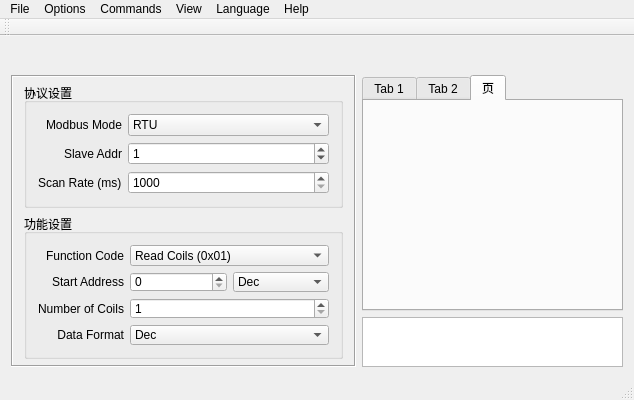
<?xml version="1.0" encoding="UTF-8"?>
<ui version="4.0">
 <class>ModbusWindow</class>
 <widget class="QMainWindow" name="ModbusWindow">
  <property name="geometry">
   <rect>
    <x>0</x>
    <y>0</y>
    <width>634</width>
    <height>400</height>
   </rect>
  </property>
  <property name="minimumSize">
   <size>
    <width>500</width>
    <height>400</height>
   </size>
  </property>
  <property name="windowTitle">
   <string>Libra_Modbus</string>
  </property>
  <property name="windowIcon">
   <iconset resource="../3rdparty/modmaster/icons/icons.qrc">
    <normaloff>:/icons/connect-24.png</normaloff>:/icons/connect-24.png</iconset>
  </property>
  <widget class="QWidget" name="centralWidget">
   <layout class="QVBoxLayout" name="verticalLayout" stretch="1,0">
    <item>
     <widget class="InfoBar" name="infobar">
      <property name="maximumSize">
       <size>
        <width>16777215</width>
        <height>32</height>
       </size>
      </property>
      <layout class="QHBoxLayout" name="horizontalLayout_2"/>
     </widget>
    </item>
    <item>
     <layout class="QHBoxLayout" name="horizontalLayout_6" stretch="2,3">
      <item>
       <widget class="QFrame" name="frame_1">
        <property name="minimumSize">
         <size>
          <width>0</width>
          <height>36</height>
         </size>
        </property>
        <property name="frameShape">
         <enum>QFrame::Box</enum>
        </property>
        <property name="frameShadow">
         <enum>QFrame::Sunken</enum>
        </property>
        <layout class="QVBoxLayout" name="verticalLayout_3">
         <property name="topMargin">
          <number>6</number>
         </property>
         <property name="bottomMargin">
          <number>6</number>
         </property>
         <item>
          <widget class="QGroupBox" name="groupBox">
           <property name="title">
            <string>协议设置</string>
           </property>
           <layout class="QVBoxLayout" name="verticalLayout_4">
            <item>
             <layout class="QGridLayout" name="gridLayout" columnstretch="1,3">
              <item row="0" column="0">
               <widget class="QLabel" name="lblModbusMode">
                <property name="text">
                 <string>Modbus Mode</string>
                </property>
                <property name="alignment">
                 <set>Qt::AlignRight|Qt::AlignTrailing|Qt::AlignVCenter</set>
                </property>
                <property name="buddy">
                 <cstring>cmbModbusMode</cstring>
                </property>
               </widget>
              </item>
              <item row="0" column="1">
               <widget class="QComboBox" name="cmbModbusMode">
                <item>
                 <property name="text">
                  <string notr="true">RTU</string>
                 </property>
                </item>
                <item>
                 <property name="text">
                  <string notr="true">TCP</string>
                 </property>
                </item>
               </widget>
              </item>
              <item row="1" column="0">
               <widget class="QLabel" name="lblSlave">
                <property name="text">
                 <string>Slave Addr</string>
                </property>
                <property name="alignment">
                 <set>Qt::AlignRight|Qt::AlignTrailing|Qt::AlignVCenter</set>
                </property>
                <property name="buddy">
                 <cstring>sbSlaveID</cstring>
                </property>
               </widget>
              </item>
              <item row="1" column="1">
               <widget class="QSpinBox" name="sbSlaveID">
                <property name="minimum">
                 <number>0</number>
                </property>
                <property name="maximum">
                 <number>255</number>
                </property>
                <property name="value">
                 <number>1</number>
                </property>
               </widget>
              </item>
              <item row="2" column="0">
               <widget class="QLabel" name="lblScan">
                <property name="text">
                 <string>Scan Rate (ms)</string>
                </property>
               </widget>
              </item>
              <item row="2" column="1">
               <widget class="QSpinBox" name="spInterval">
                <property name="minimum">
                 <number>1000</number>
                </property>
                <property name="maximum">
                 <number>10000</number>
                </property>
                <property name="singleStep">
                 <number>500</number>
                </property>
               </widget>
              </item>
             </layout>
            </item>
           </layout>
          </widget>
         </item>
         <item>
          <widget class="QGroupBox" name="groupBox_2">
           <property name="title">
            <string>功能设置</string>
           </property>
           <layout class="QVBoxLayout" name="verticalLayout_5">
            <item>
             <layout class="QGridLayout" name="gridLayout_2" columnstretch="1,3">
              <item row="0" column="0">
               <widget class="QLabel" name="lblFunctionCode">
                <property name="text">
                 <string>Function Code</string>
                </property>
                <property name="alignment">
                 <set>Qt::AlignRight|Qt::AlignTrailing|Qt::AlignVCenter</set>
                </property>
                <property name="buddy">
                 <cstring>cmbFunctionCode</cstring>
                </property>
               </widget>
              </item>
              <item row="0" column="1">
               <widget class="QComboBox" name="cmbFunctionCode">
                <property name="frame">
                 <bool>true</bool>
                </property>
                <item>
                 <property name="text">
                  <string>Read Coils (0x01)</string>
                 </property>
                </item>
                <item>
                 <property name="text">
                  <string>Read Discrete Inputs (0x02)</string>
                 </property>
                </item>
                <item>
                 <property name="text">
                  <string>Read Holding Registers (0x03)</string>
                 </property>
                </item>
                <item>
                 <property name="text">
                  <string>Read Input Registers (0x04)</string>
                 </property>
                </item>
                <item>
                 <property name="text">
                  <string>Write Single Coil (0x05)</string>
                 </property>
                </item>
                <item>
                 <property name="text">
                  <string>Write Single Register (0x06)</string>
                 </property>
                </item>
                <item>
                 <property name="text">
                  <string>Write Multiple Coils (0x0f)</string>
                 </property>
                </item>
                <item>
                 <property name="text">
                  <string>Write Multiple Registers (0x10)</string>
                 </property>
                </item>
               </widget>
              </item>
              <item row="1" column="0">
               <widget class="QLabel" name="lblStartAddress">
                <property name="text">
                 <string>Start Address</string>
                </property>
                <property name="alignment">
                 <set>Qt::AlignRight|Qt::AlignTrailing|Qt::AlignVCenter</set>
                </property>
                <property name="buddy">
                 <cstring>sbStartAddress</cstring>
                </property>
               </widget>
              </item>
              <item row="1" column="1">
               <layout class="QHBoxLayout" name="horizontalLayout_3">
                <item>
                 <widget class="QSpinBox" name="sbStartAddress">
                  <property name="maximum">
                   <number>65535</number>
                  </property>
                  <property name="displayIntegerBase">
                   <number>10</number>
                  </property>
                 </widget>
                </item>
                <item>
                 <widget class="QComboBox" name="cmbStartAddrBase">
                  <property name="currentIndex">
                   <number>0</number>
                  </property>
                  <item>
                   <property name="text">
                    <string>Dec</string>
                   </property>
                  </item>
                  <item>
                   <property name="text">
                    <string>Hex</string>
                   </property>
                  </item>
                 </widget>
                </item>
               </layout>
              </item>
              <item row="2" column="0">
               <widget class="QLabel" name="lblNoOfCoils">
                <property name="text">
                 <string>Number of Coils</string>
                </property>
                <property name="alignment">
                 <set>Qt::AlignRight|Qt::AlignTrailing|Qt::AlignVCenter</set>
                </property>
                <property name="buddy">
                 <cstring>sbNoOfRegs</cstring>
                </property>
               </widget>
              </item>
              <item row="2" column="1">
               <widget class="QSpinBox" name="sbNoOfRegs">
                <property name="minimum">
                 <number>1</number>
                </property>
                <property name="maximum">
                 <number>65535</number>
                </property>
               </widget>
              </item>
              <item row="3" column="0">
               <widget class="QLabel" name="lblDataFormat">
                <property name="text">
                 <string>Data Format</string>
                </property>
                <property name="alignment">
                 <set>Qt::AlignRight|Qt::AlignTrailing|Qt::AlignVCenter</set>
                </property>
                <property name="buddy">
                 <cstring>sbStartAddress</cstring>
                </property>
               </widget>
              </item>
              <item row="3" column="1">
               <widget class="QComboBox" name="cmbBase">
                <property name="currentText">
                 <string>Dec</string>
                </property>
                <property name="currentIndex">
                 <number>1</number>
                </property>
                <item>
                 <property name="text">
                  <string>Bin</string>
                 </property>
                </item>
                <item>
                 <property name="text">
                  <string>Dec</string>
                 </property>
                </item>
                <item>
                 <property name="text">
                  <string>Hex</string>
                 </property>
                </item>
               </widget>
              </item>
             </layout>
            </item>
           </layout>
          </widget>
         </item>
         <item>
          <spacer name="verticalSpacer">
           <property name="orientation">
            <enum>Qt::Vertical</enum>
           </property>
           <property name="sizeHint" stdset="0">
            <size>
             <width>20</width>
             <height>40</height>
            </size>
           </property>
          </spacer>
         </item>
        </layout>
       </widget>
      </item>
      <item>
       <layout class="QVBoxLayout" name="verticalLayout_7">
        <item>
         <widget class="QTabWidget" name="tabWidget">
          <property name="currentIndex">
           <number>2</number>
          </property>
          <widget class="QWidget" name="tab_1">
           <property name="accessibleName">
            <string/>
           </property>
           <attribute name="title">
            <string>Tab 1</string>
           </attribute>
           <layout class="QVBoxLayout" name="verticalLayout_2">
            <item>
             <widget class="QPushButton" name="pushButton">
              <property name="text">
               <string>PushButton</string>
              </property>
             </widget>
            </item>
           </layout>
          </widget>
          <widget class="QWidget" name="tab_2">
           <attribute name="title">
            <string>Tab 2</string>
           </attribute>
          </widget>
          <widget class="QWidget" name="tab_3">
           <attribute name="title">
            <string>页</string>
           </attribute>
          </widget>
         </widget>
        </item>
        <item>
         <widget class="QTableView" name="tblRegisters">
          <property name="maximumSize">
           <size>
            <width>16777215</width>
            <height>50</height>
           </size>
          </property>
          <attribute name="horizontalHeaderVisible">
           <bool>false</bool>
          </attribute>
          <attribute name="horizontalHeaderHighlightSections">
           <bool>true</bool>
          </attribute>
          <attribute name="verticalHeaderVisible">
           <bool>false</bool>
          </attribute>
          <attribute name="verticalHeaderHighlightSections">
           <bool>true</bool>
          </attribute>
         </widget>
        </item>
       </layout>
      </item>
     </layout>
    </item>
   </layout>
  </widget>
  <widget class="QMenuBar" name="menuBar">
   <property name="geometry">
    <rect>
     <x>0</x>
     <y>0</y>
     <width>634</width>
     <height>22</height>
    </rect>
   </property>
   <widget class="QMenu" name="menuFile">
    <property name="title">
     <string>File</string>
    </property>
    <addaction name="actionLoad_Session"/>
    <addaction name="actionSave_Session"/>
    <addaction name="separator"/>
    <addaction name="actionExit"/>
   </widget>
   <widget class="QMenu" name="menuOptions">
    <property name="title">
     <string>Options</string>
    </property>
    <addaction name="actionSerial_RTU"/>
    <addaction name="actionTCP"/>
    <addaction name="separator"/>
    <addaction name="actionSettings"/>
   </widget>
   <widget class="QMenu" name="menuHelp">
    <property name="title">
     <string>Help</string>
    </property>
    <addaction name="actionModbus_Manual"/>
    <addaction name="actionAbout"/>
   </widget>
   <widget class="QMenu" name="menuView">
    <property name="title">
     <string>View</string>
    </property>
    <addaction name="actionOpenLogFile"/>
    <addaction name="actionBus_Monitor"/>
   </widget>
   <widget class="QMenu" name="menuCommands">
    <property name="title">
     <string>Commands</string>
    </property>
    <addaction name="actionConnect"/>
    <addaction name="actionRead_Write"/>
    <addaction name="actionScan"/>
    <addaction name="actionClear"/>
    <addaction name="actionReset_Counters"/>
   </widget>
   <widget class="QMenu" name="menuLanguage">
    <property name="title">
     <string notr="true">Language</string>
    </property>
    <addaction name="actionSimplified_Chinese_zh_CN"/>
    <addaction name="actionTraditional_Chinese_zh_TW"/>
    <addaction name="actionEnglish_en_US"/>
   </widget>
   <addaction name="menuFile"/>
   <addaction name="menuOptions"/>
   <addaction name="menuCommands"/>
   <addaction name="menuView"/>
   <addaction name="menuLanguage"/>
   <addaction name="menuHelp"/>
  </widget>
  <widget class="QToolBar" name="mainToolBar">
   <attribute name="toolBarArea">
    <enum>TopToolBarArea</enum>
   </attribute>
   <attribute name="toolBarBreak">
    <bool>false</bool>
   </attribute>
  </widget>
  <widget class="QStatusBar" name="statusBar">
   <property name="autoFillBackground">
    <bool>false</bool>
   </property>
  </widget>
  <action name="actionExit">
   <property name="icon">
    <iconset resource="../3rdparty/modmaster/icons/icons.qrc">
     <normaloff>:/icons/exit-16.png</normaloff>:/icons/exit-16.png</iconset>
   </property>
   <property name="text">
    <string>Exit</string>
   </property>
   <property name="iconVisibleInMenu">
    <bool>true</bool>
   </property>
  </action>
  <action name="actionSerial_RTU">
   <property name="icon">
    <iconset resource="../3rdparty/modmaster/icons/icons.qrc">
     <normaloff>:/icons/serial-pot-16.png</normaloff>:/icons/serial-pot-16.png</iconset>
   </property>
   <property name="text">
    <string notr="true">Modbus RTU...</string>
   </property>
   <property name="iconVisibleInMenu">
    <bool>true</bool>
   </property>
  </action>
  <action name="actionTCP">
   <property name="icon">
    <iconset resource="../3rdparty/modmaster/icons/icons.qrc">
     <normaloff>:/icons/ethernet-port-16.png</normaloff>:/icons/ethernet-port-16.png</iconset>
   </property>
   <property name="text">
    <string notr="true">Modbus TCP...</string>
   </property>
   <property name="iconVisibleInMenu">
    <bool>true</bool>
   </property>
  </action>
  <action name="actionAbout">
   <property name="icon">
    <iconset resource="../3rdparty/modmaster/icons/icons.qrc">
     <normaloff>:/icons/info-sign-16.png</normaloff>:/icons/info-sign-16.png</iconset>
   </property>
   <property name="text">
    <string>About...</string>
   </property>
   <property name="iconVisibleInMenu">
    <bool>true</bool>
   </property>
  </action>
  <action name="actionBus_Monitor">
   <property name="icon">
    <iconset resource="../3rdparty/modmaster/icons/icons.qrc">
     <normaloff>:/icons/TV-16.png</normaloff>:/icons/TV-16.png</iconset>
   </property>
   <property name="text">
    <string>Bus Monitor</string>
   </property>
   <property name="iconVisibleInMenu">
    <bool>true</bool>
   </property>
  </action>
  <action name="actionSettings">
   <property name="icon">
    <iconset resource="../3rdparty/modmaster/icons/icons.qrc">
     <normaloff>:/icons/options-16.png</normaloff>:/icons/options-16.png</iconset>
   </property>
   <property name="text">
    <string>Settings...</string>
   </property>
   <property name="iconVisibleInMenu">
    <bool>true</bool>
   </property>
  </action>
  <action name="actionRead_Write">
   <property name="icon">
    <iconset resource="../3rdparty/modmaster/icons/icons.qrc">
     <normaloff>:/icons/data-sort-16.png</normaloff>:/icons/data-sort-16.png</iconset>
   </property>
   <property name="text">
    <string>Read / Write</string>
   </property>
  </action>
  <action name="actionConnect">
   <property name="checkable">
    <bool>true</bool>
   </property>
   <property name="icon">
    <iconset resource="../3rdparty/modmaster/icons/icons.qrc">
     <normaloff>:/icons/plug-disconnect-16.png</normaloff>
     <normalon>:/icons/plug-connect-16.png</normalon>:/icons/plug-disconnect-16.png</iconset>
   </property>
   <property name="text">
    <string>Connect</string>
   </property>
  </action>
  <action name="actionScan">
   <property name="checkable">
    <bool>true</bool>
   </property>
   <property name="icon">
    <iconset resource="../3rdparty/modmaster/icons/icons.qrc">
     <normaloff>:/icons/cyclic-process-16.png</normaloff>:/icons/cyclic-process-16.png</iconset>
   </property>
   <property name="text">
    <string>Scan</string>
   </property>
  </action>
  <action name="actionReset_Counters">
   <property name="icon">
    <iconset resource="../3rdparty/modmaster/icons/icons.qrc">
     <normaloff>:/icons/reset-16.png</normaloff>:/icons/reset-16.png</iconset>
   </property>
   <property name="text">
    <string>Reset Counters</string>
   </property>
  </action>
  <action name="actionSimplified_Chinese_zh_CN">
   <property name="icon">
    <iconset resource="../3rdparty/modmaster/icons/icons.qrc">
     <normaloff>:/icons/China-flag-16.png</normaloff>:/icons/China-flag-16.png</iconset>
   </property>
   <property name="text">
    <string notr="true">简体中文 (zh_CN)</string>
   </property>
   <property name="iconText">
    <string notr="true">简体中文 (zh_CN)</string>
   </property>
   <property name="toolTip">
    <string notr="true">简体中文 (zh_CN)</string>
   </property>
  </action>
  <action name="actionTraditional_Chinese_zh_TW">
   <property name="icon">
    <iconset resource="../3rdparty/modmaster/icons/icons.qrc">
     <normaloff>:/icons/Taiwan-flag-16.png</normaloff>:/icons/Taiwan-flag-16.png</iconset>
   </property>
   <property name="text">
    <string notr="true">繁體中文 (zh_TW)</string>
   </property>
   <property name="iconText">
    <string notr="true">繁體中文 (zh_TW)</string>
   </property>
   <property name="toolTip">
    <string notr="true">繁體中文 (zh_TW)</string>
   </property>
  </action>
  <action name="actionEnglish_en_US">
   <property name="icon">
    <iconset resource="../3rdparty/modmaster/icons/icons.qrc">
     <normaloff>:/icons/usa-flag-16.png</normaloff>:/icons/usa-flag-16.png</iconset>
   </property>
   <property name="text">
    <string notr="true">English (en_US)</string>
   </property>
   <property name="iconText">
    <string notr="true">English (en_US)</string>
   </property>
   <property name="toolTip">
    <string notr="true">English (en_US)</string>
   </property>
  </action>
  <action name="actionOpenLogFile">
   <property name="icon">
    <iconset resource="../3rdparty/modmaster/icons/icons.qrc">
     <normaloff>:/icons/text-x-log-16.png</normaloff>:/icons/text-x-log-16.png</iconset>
   </property>
   <property name="text">
    <string>Log File</string>
   </property>
  </action>
  <action name="actionClear">
   <property name="icon">
    <iconset resource="../3rdparty/modmaster/icons/icons.qrc">
     <normaloff>:/icons/edit-clear-16.png</normaloff>:/icons/edit-clear-16.png</iconset>
   </property>
   <property name="text">
    <string>Clear Table</string>
   </property>
  </action>
  <action name="actionModbus_Manual">
   <property name="icon">
    <iconset resource="../3rdparty/modmaster/icons/icons.qrc">
     <normaloff>:/icons/help-desk-icon-16.png</normaloff>:/icons/help-desk-icon-16.png</iconset>
   </property>
   <property name="text">
    <string>Modbus Manual</string>
   </property>
  </action>
  <action name="actionLoad_Session">
   <property name="icon">
    <iconset resource="../3rdparty/modmaster/icons/icons.qrc">
     <normaloff>:/icons/document-import-16.png</normaloff>:/icons/document-import-16.png</iconset>
   </property>
   <property name="text">
    <string>Load Session...</string>
   </property>
  </action>
  <action name="actionSave_Session">
   <property name="icon">
    <iconset resource="../3rdparty/modmaster/icons/icons.qrc">
     <normaloff>:/icons/document-export-16.png</normaloff>:/icons/document-export-16.png</iconset>
   </property>
   <property name="text">
    <string>Save Session...</string>
   </property>
  </action>
 </widget>
 <layoutdefault spacing="6" margin="11"/>
 <customwidgets>
  <customwidget>
   <class>InfoBar</class>
   <extends>QFrame</extends>
   <header>src/infobar.h</header>
   <container>1</container>
  </customwidget>
 </customwidgets>
 <resources>
  <include location="../3rdparty/modmaster/icons/icons.qrc"/>
 </resources>
 <connections/>
</ui>
